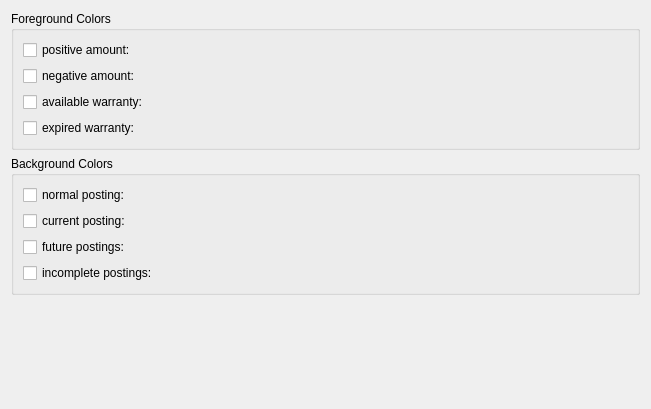
<?xml version="1.0" encoding="UTF-8"?>
<ui version="4.0">
 <author>Stefan Böhmann</author>
 <class>PreferencesAppearanceConfigPage</class>
 <widget class="QWidget" name="PreferencesAppearanceConfigPage">
  <property name="geometry">
   <rect>
    <x>0</x>
    <y>0</y>
    <width>651</width>
    <height>409</height>
   </rect>
  </property>
  <property name="windowTitle">
   <string/>
  </property>
  <layout class="QVBoxLayout" name="verticalLayout">
   <item>
    <widget class="QGroupBox" name="groupBox_2">
     <property name="title">
      <string>Foreground Colors</string>
     </property>
     <layout class="QFormLayout" name="formLayout">
      <item row="0" column="0">
       <widget class="QCheckBox" name="positiveAmountForegroundEnabled">
        <property name="text">
         <string>positive amount:</string>
        </property>
       </widget>
      </item>
      <item row="0" column="1">
       <widget class="AppearanceColorChooserWidget" name="fgPositiveAmountWidget" native="true">
        <property name="sizePolicy">
         <sizepolicy hsizetype="Expanding" vsizetype="Preferred">
          <horstretch>0</horstretch>
          <verstretch>0</verstretch>
         </sizepolicy>
        </property>
       </widget>
      </item>
      <item row="1" column="0">
       <widget class="QCheckBox" name="negativeAmountForegroundEnabled">
        <property name="text">
         <string>negative amount:</string>
        </property>
       </widget>
      </item>
      <item row="1" column="1">
       <widget class="AppearanceColorChooserWidget" name="fgNegativeAmountWidget" native="true">
        <property name="sizePolicy">
         <sizepolicy hsizetype="Expanding" vsizetype="Preferred">
          <horstretch>0</horstretch>
          <verstretch>0</verstretch>
         </sizepolicy>
        </property>
       </widget>
      </item>
      <item row="2" column="0">
       <widget class="QCheckBox" name="availableWarrantyForegroundEnabled">
        <property name="text">
         <string>available warranty:</string>
        </property>
       </widget>
      </item>
      <item row="2" column="1">
       <widget class="AppearanceColorChooserWidget" name="fgAvailableWarrantyWidget" native="true">
        <property name="sizePolicy">
         <sizepolicy hsizetype="Expanding" vsizetype="Preferred">
          <horstretch>0</horstretch>
          <verstretch>0</verstretch>
         </sizepolicy>
        </property>
       </widget>
      </item>
      <item row="3" column="0">
       <widget class="QCheckBox" name="expiredWarrantyForegroundEnabled">
        <property name="text">
         <string>expired warranty:</string>
        </property>
       </widget>
      </item>
      <item row="3" column="1">
       <widget class="AppearanceColorChooserWidget" name="fgExpiredWarrantyWidget" native="true">
        <property name="sizePolicy">
         <sizepolicy hsizetype="Expanding" vsizetype="Preferred">
          <horstretch>0</horstretch>
          <verstretch>0</verstretch>
         </sizepolicy>
        </property>
       </widget>
      </item>
     </layout>
    </widget>
   </item>
   <item>
    <widget class="QGroupBox" name="groupBox">
     <property name="title">
      <string>Background Colors</string>
     </property>
     <layout class="QFormLayout" name="formLayout_2">
      <item row="0" column="0">
       <widget class="QCheckBox" name="defaultPostingBackgroundEnabled">
        <property name="text">
         <string>normal posting:</string>
        </property>
       </widget>
      </item>
      <item row="0" column="1">
       <widget class="AppearanceColorChooserWidget" name="bgNormalPostingWidget" native="true">
        <property name="sizePolicy">
         <sizepolicy hsizetype="Expanding" vsizetype="Preferred">
          <horstretch>0</horstretch>
          <verstretch>0</verstretch>
         </sizepolicy>
        </property>
       </widget>
      </item>
      <item row="1" column="0">
       <widget class="QCheckBox" name="currentPostingBackgroundEnabled">
        <property name="text">
         <string>current posting:</string>
        </property>
       </widget>
      </item>
      <item row="1" column="1">
       <widget class="AppearanceColorChooserWidget" name="bgCurrentPostingWidget" native="true">
        <property name="sizePolicy">
         <sizepolicy hsizetype="Expanding" vsizetype="Preferred">
          <horstretch>0</horstretch>
          <verstretch>0</verstretch>
         </sizepolicy>
        </property>
       </widget>
      </item>
      <item row="2" column="0">
       <widget class="QCheckBox" name="futurePostingBackgroundEnabled">
        <property name="text">
         <string>future postings:</string>
        </property>
       </widget>
      </item>
      <item row="2" column="1">
       <widget class="AppearanceColorChooserWidget" name="bgFuturePostingWidget" native="true">
        <property name="sizePolicy">
         <sizepolicy hsizetype="Expanding" vsizetype="Preferred">
          <horstretch>0</horstretch>
          <verstretch>0</verstretch>
         </sizepolicy>
        </property>
       </widget>
      </item>
      <item row="3" column="0">
       <widget class="QCheckBox" name="incompletePostingBackgroundEnabled">
        <property name="text">
         <string>incomplete postings:</string>
        </property>
       </widget>
      </item>
      <item row="3" column="1">
       <widget class="AppearanceColorChooserWidget" name="bgIncompletePostingWidget" native="true">
        <property name="sizePolicy">
         <sizepolicy hsizetype="Expanding" vsizetype="Preferred">
          <horstretch>0</horstretch>
          <verstretch>0</verstretch>
         </sizepolicy>
        </property>
       </widget>
      </item>
     </layout>
    </widget>
   </item>
   <item>
    <spacer name="verticalSpacer">
     <property name="orientation">
      <enum>Qt::Vertical</enum>
     </property>
     <property name="sizeHint" stdset="0">
      <size>
       <width>20</width>
       <height>40</height>
      </size>
     </property>
    </spacer>
   </item>
  </layout>
 </widget>
 <customwidgets>
  <customwidget>
   <class>AppearanceColorChooserWidget</class>
   <extends>QWidget</extends>
   <header>config/appearancecolorchooserwidget.h</header>
   <container>1</container>
  </customwidget>
 </customwidgets>
 <tabstops>
  <tabstop>positiveAmountForegroundEnabled</tabstop>
  <tabstop>negativeAmountForegroundEnabled</tabstop>
  <tabstop>availableWarrantyForegroundEnabled</tabstop>
  <tabstop>expiredWarrantyForegroundEnabled</tabstop>
  <tabstop>defaultPostingBackgroundEnabled</tabstop>
  <tabstop>currentPostingBackgroundEnabled</tabstop>
  <tabstop>futurePostingBackgroundEnabled</tabstop>
  <tabstop>incompletePostingBackgroundEnabled</tabstop>
 </tabstops>
 <resources/>
 <connections/>
</ui>
